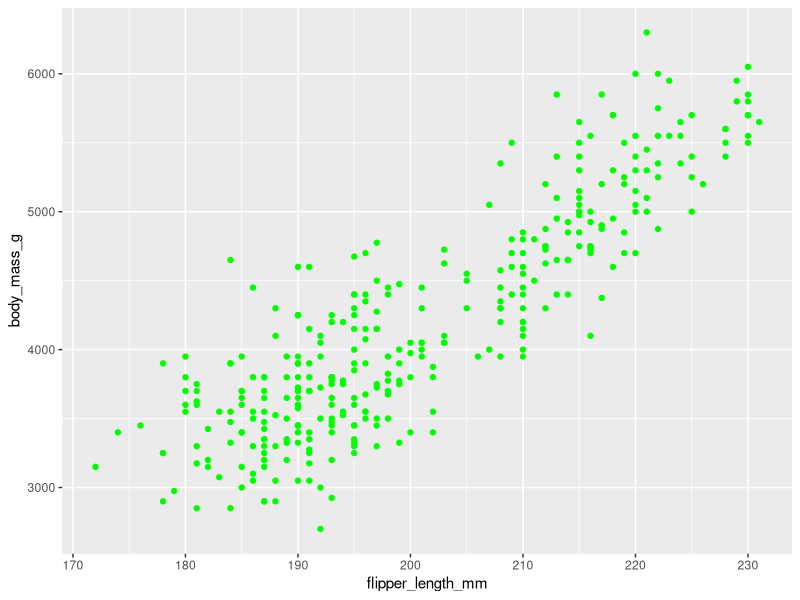

Write R code to recreate this figure.
library("ggplot2")
library("palmerpenguins")
#map set every points in the scatter map to color blue 
ggplot(data = penguins) +
geom_point(mapping = aes( x= flipper_length_mm, y = body_mass_g), color= "green")
